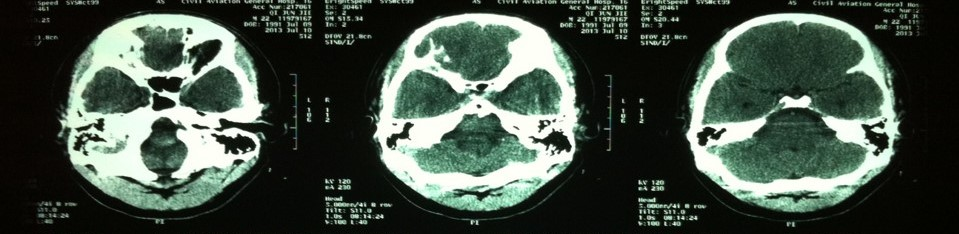
#> input picture loginBackground.jpg, 959 x 234 px, found by its file name
$ python index.py
#> lines starting #> are read from the running program, lines starting #| are printed output that depends on the picture
#> further down, image is the input picture: shape (234, 959, 3); mean R, G, B 67.3, 79.3, 69.2
from PIL import Image
import matplotlib.pyplot as plt
import numpy as np
import math

# 最近邻插值算法
# dstH为新图的高;dstW为新图的宽
def NN_interpolation(img,dstH,dstW):
#> called with dstH = 468, dstW = 1918
    scrH,scrW,_=img.shape
#> scrH = 234; scrW = 959
    retimg=np.zeros((dstH,dstW,3),dtype=np.uint8)
    for i in range(dstH-1):
        for j in range(dstW-1):
            scrx=round(i*(scrH/dstH))
            scry=round(j*(scrW/dstW))
            retimg[i,j]=img[scrx,scry]
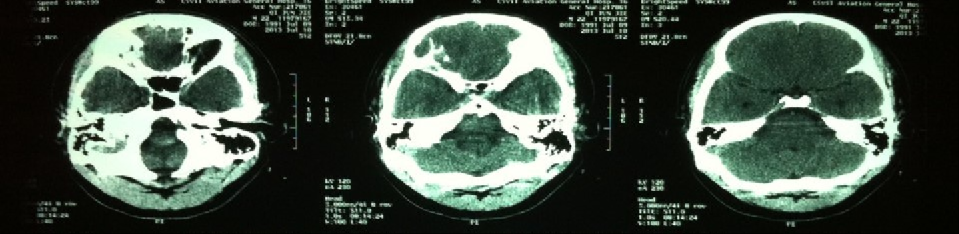
#> retimg: shape (468, 1918, 3) (shown at 1/2 size); mean R, G, B 67.3, 79.2, 69.1
    return retimg

im_path='../loginBackground.jpg'
image=np.array(Image.open(im_path))
# print(type(image.shape))
# height = image.shape[0]
image1=NN_interpolation(image, image.shape[0]*2, image.shape[1]*2)
image1=Image.fromarray(image1.astype('uint8')).convert('RGB')
image1.save('out.png')
